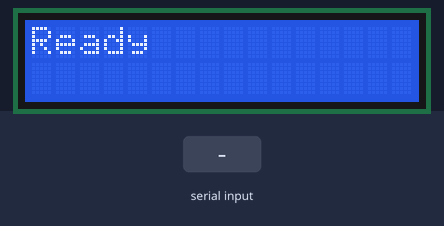
This sketch was run on a simulated ESP32. Shown: 16×2 character LCD. The test bench sets the inputs (shaded band). What the sketch prints to the serial monitor is not drawn.

Above: at 3.2 s.
3.3 s: "DEFECTIVE\n" received over Serial
At 3.9 s:
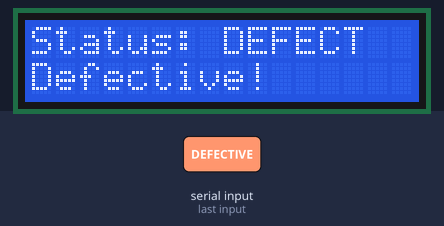
4.8 s: "OK\n" received over Serial
At 6.2 s:
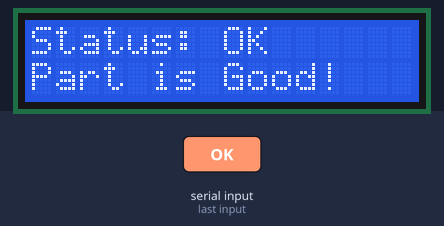
Timing chart, 0 to 7.8 s (numbered marks = the images above; inputs shaded):
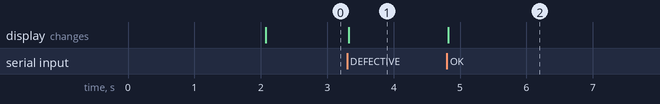

The sketch:

esp32_lcd_led.ino
```cpp
#include <Wire.h>
#include <LiquidCrystal_I2C.h>

// For ESP32: SDA=GPIO21, SCL=GPIO22
LiquidCrystal_I2C lcd(0x27, 16, 2);  // Address 0x27, 16x2 display

void setup() {
  Serial.begin(115200);
  delay(2000);

  Serial.println("\n[ESP32] Initializing...");

  Wire.begin(21, 22);  // SDA, SCL

  lcd.init();
  lcd.backlight();
  lcd.clear();
  lcd.setCursor(0, 0);
  lcd.print("Ready");

  Serial.println("[ESP32] Init complete");
}

void loop() {
  if (Serial.available()) {
    String cmd = Serial.readStringUntil('\n');
    cmd.trim();

    Serial.println("[RX] " + cmd);

    if (cmd == "DEFECTIVE") {
      lcd.clear();
      lcd.setCursor(0, 0);
      lcd.print("Status: DEFECT");
      lcd.setCursor(0, 1);
      lcd.print("Defective!");
      Serial.println("[LCD] Defective status");
    }
    else if (cmd == "OK") {
      lcd.clear();
      lcd.setCursor(0, 0);
      lcd.print("Status: OK");
      lcd.setCursor(0, 1);
      lcd.print("Part is Good!");
      Serial.println("[LCD] OK status");
    }
  }
}
```

Measured:
- after the input at 3.3 s, the display: changes at once (image 1)
- after the input at 4.8 s, the display: changes at once (image 2)
